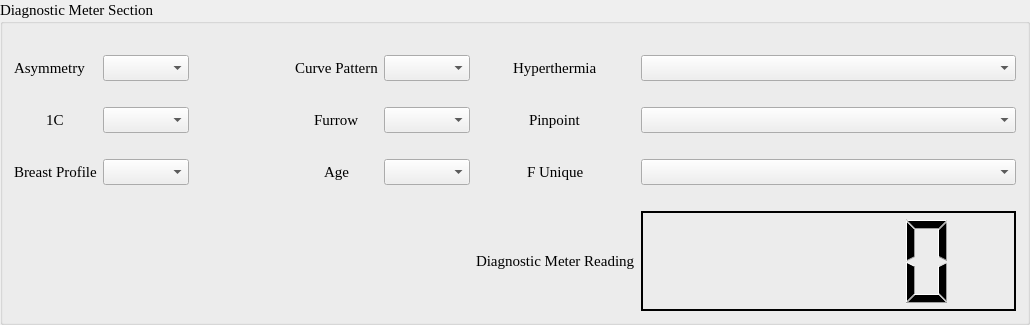
         <widget class="QGroupBox" name="patientDiagnosticSection">
          <property name="sizePolicy">
           <sizepolicy hsizetype="Expanding" vsizetype="Expanding">
            <horstretch>0</horstretch>
            <verstretch>0</verstretch>
           </sizepolicy>
          </property>
          <property name="minimumSize">
           <size>
            <width>0</width>
            <height>0</height>
           </size>
          </property>
          <property name="font">
           <font>
            <family>Times New Roman</family>
            <pointsize>11</pointsize>
            <italic>false</italic>
           </font>
          </property>
          <property name="title">
           <string>Diagnostic Meter Section</string>
          </property>
          <layout class="QGridLayout" name="gridLayout_4">
           <item row="5" column="4">
            <widget class="QComboBox" name="diagnosticAgeField"/>
           </item>
           <item row="5" column="6">
            <widget class="QComboBox" name="diagnosticFUniqueField"/>
           </item>
           <item row="1" column="5" alignment="Qt::AlignHCenter">
            <widget class="QLabel" name="diagnosticHyperthermiaLabel">
             <property name="sizePolicy">
              <sizepolicy hsizetype="Fixed" vsizetype="Fixed">
               <horstretch>0</horstretch>
               <verstretch>0</verstretch>
              </sizepolicy>
             </property>
             <property name="text">
              <string>Hyperthermia</string>
             </property>
            </widget>
           </item>
           <item row="3" column="1">
            <widget class="QComboBox" name="diagnostic1CField"/>
           </item>
           <item row="3" column="3" alignment="Qt::AlignHCenter">
            <widget class="QLabel" name="diagnosticFurrowLabel">
             <property name="sizePolicy">
              <sizepolicy hsizetype="Fixed" vsizetype="Fixed">
               <horstretch>0</horstretch>
               <verstretch>0</verstretch>
              </sizepolicy>
             </property>
             <property name="text">
              <string>Furrow</string>
             </property>
            </widget>
           </item>
           <item row="5" column="2">
            <spacer name="horizontalSpacer_16">
             <property name="orientation">
              <enum>Qt::Horizontal</enum>
             </property>
             <property name="sizeType">
              <enum>QSizePolicy::Fixed</enum>
             </property>
             <property name="sizeHint" stdset="0">
              <size>
               <width>80</width>
               <height>20</height>
              </size>
             </property>
            </spacer>
           </item>
           <item row="3" column="6">
            <widget class="QComboBox" name="diagnosticPinpointField"/>
           </item>
           <item row="1" column="0">
            <widget class="QLabel" name="diagnosticAsymmetryLabel">
             <property name="sizePolicy">
              <sizepolicy hsizetype="Fixed" vsizetype="Fixed">
               <horstretch>0</horstretch>
               <verstretch>0</verstretch>
              </sizepolicy>
             </property>
             <property name="text">
              <string>Asymmetry</string>
             </property>
            </widget>
           </item>
           <item row="7" column="6">
            <widget class="QLCDNumber" name="diagnosticMeterReadingField">
             <property name="sizePolicy">
              <sizepolicy hsizetype="Fixed" vsizetype="Fixed">
               <horstretch>0</horstretch>
               <verstretch>0</verstretch>
              </sizepolicy>
             </property>
             <property name="minimumSize">
              <size>
               <width>375</width>
               <height>100</height>
              </size>
             </property>
             <property name="frameShape">
              <enum>QFrame::WinPanel</enum>
             </property>
             <property name="frameShadow">
              <enum>QFrame::Plain</enum>
             </property>
             <property name="lineWidth">
              <number>5</number>
             </property>
             <property name="midLineWidth">
              <number>0</number>
             </property>
             <property name="smallDecimalPoint">
              <bool>false</bool>
             </property>
             <property name="intValue" stdset="0">
              <number>0</number>
             </property>
            </widget>
           </item>
           <item row="0" column="0">
            <spacer name="verticalSpacer_11">
             <property name="orientation">
              <enum>Qt::Vertical</enum>
             </property>
             <property name="sizeType">
              <enum>QSizePolicy::Fixed</enum>
             </property>
             <property name="sizeHint" stdset="0">
              <size>
               <width>20</width>
               <height>20</height>
              </size>
             </property>
            </spacer>
           </item>
           <item row="5" column="5" alignment="Qt::AlignHCenter">
            <widget class="QLabel" name="diagnosticFUniqueLabel">
             <property name="sizePolicy">
              <sizepolicy hsizetype="Fixed" vsizetype="Fixed">
               <horstretch>0</horstretch>
               <verstretch>0</verstretch>
              </sizepolicy>
             </property>
             <property name="text">
              <string>F Unique</string>
             </property>
            </widget>
           </item>
           <item row="5" column="3" alignment="Qt::AlignHCenter">
            <widget class="QLabel" name="diagnosticAgeLabel">
             <property name="text">
              <string>Age</string>
             </property>
            </widget>
           </item>
           <item row="3" column="0" alignment="Qt::AlignHCenter">
            <widget class="QLabel" name="diagnostic1CLabel">
             <property name="sizePolicy">
              <sizepolicy hsizetype="Fixed" vsizetype="Fixed">
               <horstretch>0</horstretch>
               <verstretch>0</verstretch>
              </sizepolicy>
             </property>
             <property name="text">
              <string>1C</string>
             </property>
            </widget>
           </item>
           <item row="7" column="5" alignment="Qt::AlignHCenter">
            <widget class="QLabel" name="diagnosticMeterReadingLabel">
             <property name="sizePolicy">
              <sizepolicy hsizetype="Fixed" vsizetype="Fixed">
               <horstretch>0</horstretch>
               <verstretch>0</verstretch>
              </sizepolicy>
             </property>
             <property name="minimumSize">
              <size>
               <width>0</width>
               <height>0</height>
              </size>
             </property>
             <property name="text">
              <string>Diagnostic Meter Reading</string>
             </property>
            </widget>
           </item>
           <item row="1" column="4">
            <widget class="QComboBox" name="diagnosticCurvePatternField"/>
           </item>
           <item row="1" column="1">
            <widget class="QComboBox" name="diagnosticAsymmetryField">
             <property name="sizePolicy">
              <sizepolicy hsizetype="Preferred" vsizetype="Fixed">
               <horstretch>0</horstretch>
               <verstretch>0</verstretch>
              </sizepolicy>
             </property>
            </widget>
           </item>
           <item row="3" column="5" alignment="Qt::AlignHCenter">
            <widget class="QLabel" name="diagnosticPinpointLabel">
             <property name="sizePolicy">
              <sizepolicy hsizetype="Fixed" vsizetype="Fixed">
               <horstretch>0</horstretch>
               <verstretch>0</verstretch>
              </sizepolicy>
             </property>
             <property name="text">
              <string>Pinpoint</string>
             </property>
            </widget>
           </item>
           <item row="3" column="4">
            <widget class="QComboBox" name="diagnosticFurrowField"/>
           </item>
           <item row="1" column="6">
            <widget class="QComboBox" name="diagnosticHyperthermiaField">
             <property name="minimumSize">
              <size>
               <width>0</width>
               <height>0</height>
              </size>
             </property>
            </widget>
           </item>
           <item row="3" column="2">
            <spacer name="horizontalSpacer_14">
             <property name="orientation">
              <enum>Qt::Horizontal</enum>
             </property>
             <property name="sizeType">
              <enum>QSizePolicy::Fixed</enum>
             </property>
             <property name="sizeHint" stdset="0">
              <size>
               <width>80</width>
               <height>20</height>
              </size>
             </property>
            </spacer>
           </item>
           <item row="1" column="2">
            <spacer name="horizontalSpacer_12">
             <property name="orientation">
              <enum>Qt::Horizontal</enum>
             </property>
             <property name="sizeType">
              <enum>QSizePolicy::Fixed</enum>
             </property>
             <property name="sizeHint" stdset="0">
              <size>
               <width>100</width>
               <height>20</height>
              </size>
             </property>
            </spacer>
           </item>
           <item row="5" column="1">
            <widget class="QComboBox" name="diagnosticBreastProfileField"/>
           </item>
           <item row="1" column="3">
            <widget class="QLabel" name="diagnosticCurvePatternLabel">
             <property name="sizePolicy">
              <sizepolicy hsizetype="Fixed" vsizetype="Fixed">
               <horstretch>0</horstretch>
               <verstretch>0</verstretch>
              </sizepolicy>
             </property>
             <property name="text">
              <string>Curve Pattern</string>
             </property>
            </widget>
           </item>
           <item row="2" column="0">
            <spacer name="verticalSpacer_5">
             <property name="orientation">
              <enum>Qt::Vertical</enum>
             </property>
             <property name="sizeType">
              <enum>QSizePolicy::Fixed</enum>
             </property>
             <property name="sizeHint" stdset="0">
              <size>
               <width>20</width>
               <height>20</height>
              </size>
             </property>
            </spacer>
           </item>
           <item row="4" column="0">
            <spacer name="verticalSpacer_6">
             <property name="orientation">
              <enum>Qt::Vertical</enum>
             </property>
             <property name="sizeType">
              <enum>QSizePolicy::Fixed</enum>
             </property>
             <property name="sizeHint" stdset="0">
              <size>
               <width>20</width>
               <height>20</height>
              </size>
             </property>
            </spacer>
           </item>
           <item row="6" column="0">
            <spacer name="verticalSpacer_7">
             <property name="orientation">
              <enum>Qt::Vertical</enum>
             </property>
             <property name="sizeType">
              <enum>QSizePolicy::Fixed</enum>
             </property>
             <property name="sizeHint" stdset="0">
              <size>
               <width>20</width>
               <height>20</height>
              </size>
             </property>
            </spacer>
           </item>
           <item row="5" column="0">
            <widget class="QLabel" name="diagnosticBreastProfileLabel">
             <property name="text">
              <string>Breast Profile</string>
             </property>
            </widget>
           </item>
          </layout>
         </widget>
